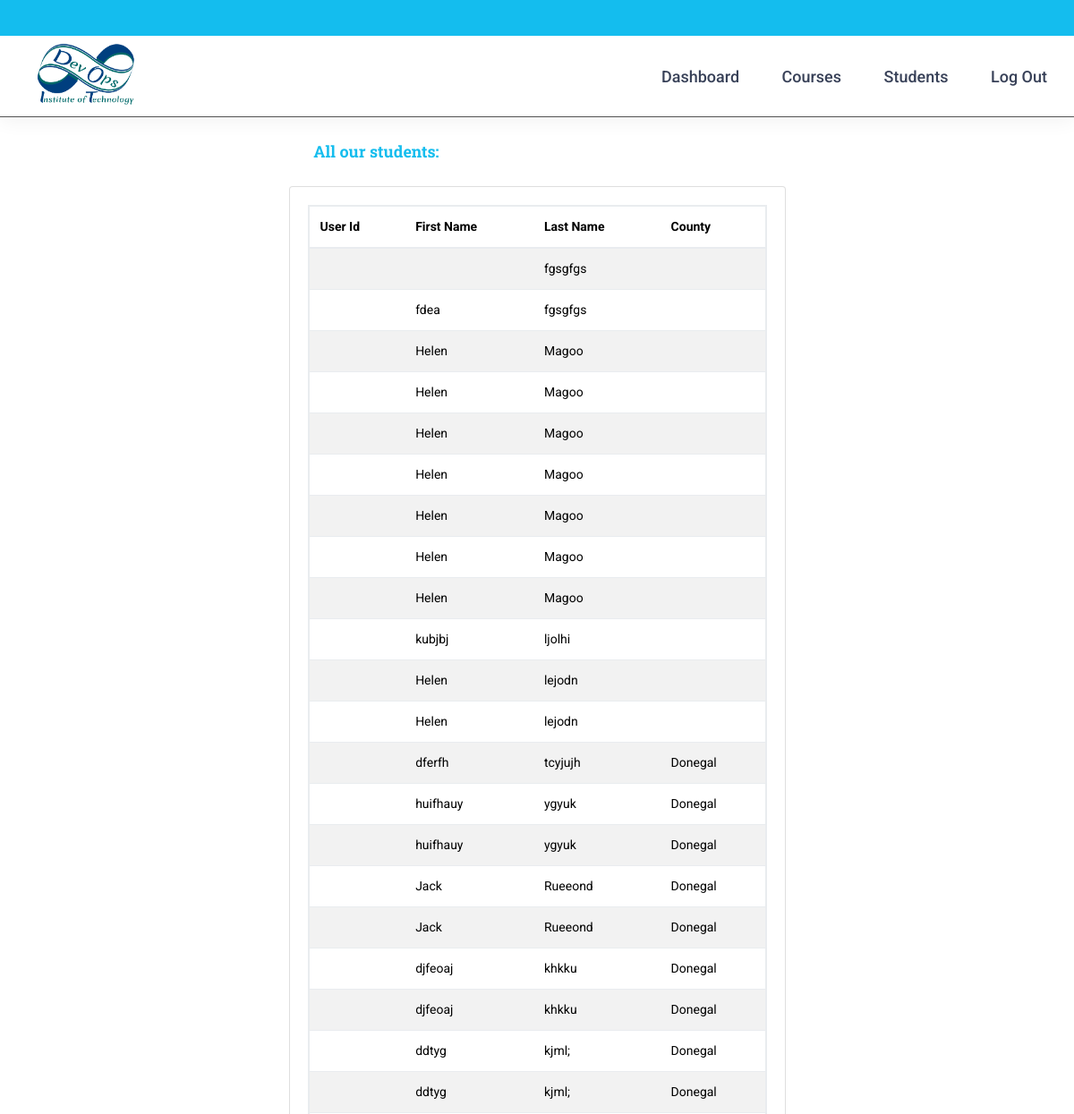
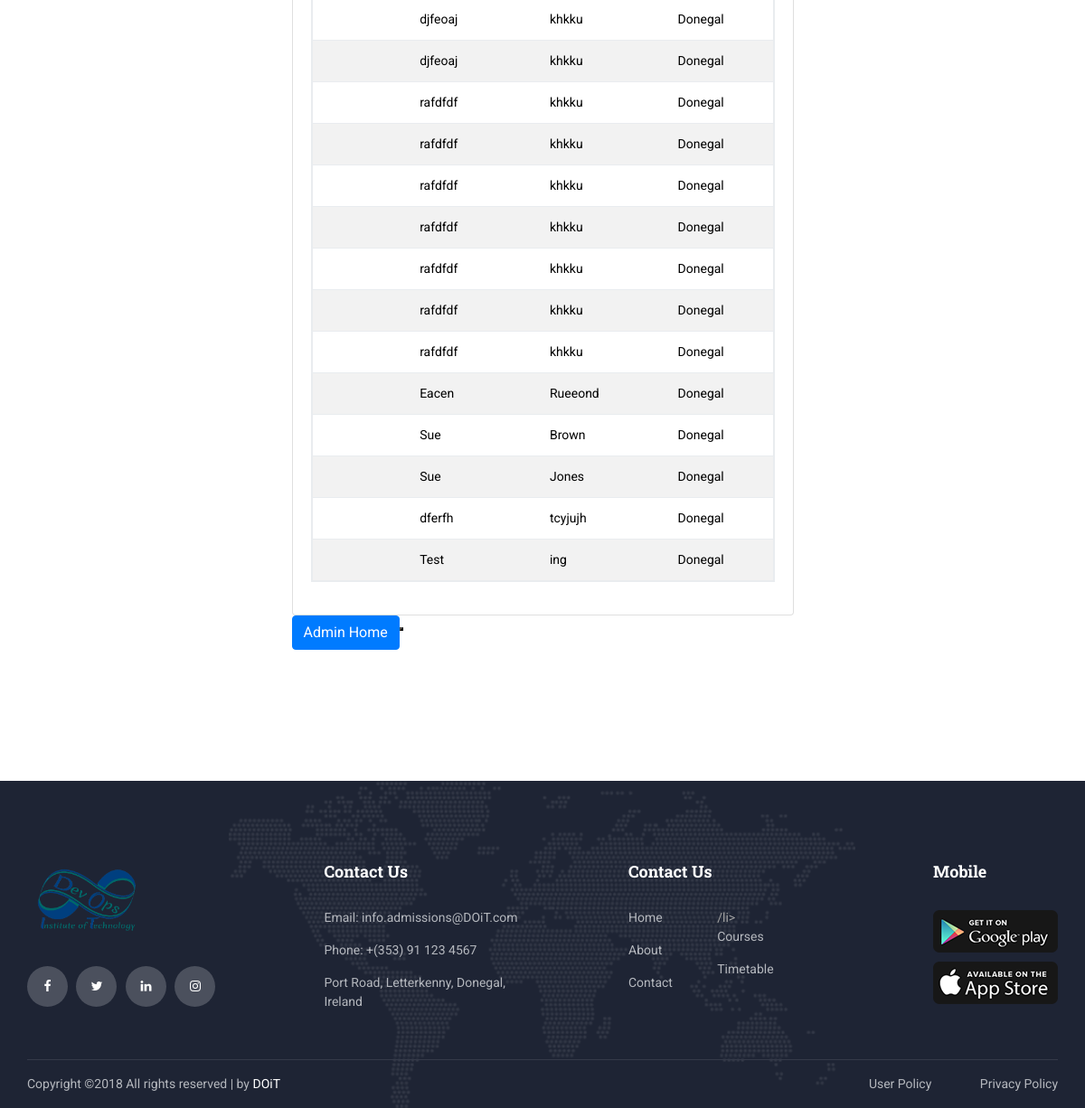
Screenshot of /profiles.php with the database file from the repository (2 pictures, top to bottom).
### tables this page shows
CREATE TABLE `student` (
  `ID` int(2) NOT NULL,
  `Fname` varchar(15) NOT NULL,
  `Lname` varchar(20) NOT NULL,
  `street` varchar(40) NOT NULL,
  `village` varchar(30) NOT NULL,
  `town` varchar(30) NOT NULL,
  `county` varchar(30) NOT NULL,
  `email` varchar(30) NOT NULL,
  `phone` int(15) NOT NULL,
  `dob` date NOT NULL,
  `pic` varchar(15) NOT NULL,
  `userID` varchar(10) NOT NULL
);

### profiles.php (the view)
 <?php include ('admin_header.php'); ?>
<?php
    include_once("config.php");
	echo '<div class="container">
		  <div class="row" style="padding-bottom: 25px">';
    if (isset($_GET['first']))
    {
        $Fname = $_GET['first'];
        $sql = "SELECT * FROM student WHERE Fname='$Fname'";
        $result = $conn->query($sql);
        if ($result->num_rows > 0) {
            if($row = $result->fetch_assoc()) {
				echo '<div class="col-sm-4 col-md-4"></div>
					  <div class="col-sm-4 col-md-4">';
                echo '<h4 style="color:#14bdee;margin: 5%">'.$row["Fname"]."'s Profile</h4>";
                echo '<div class="card">
						<div class="card-body">
							<table class="table table-striped" style="color: black !important;border: 2px solid #e9ecef">';
                echo '<tr><td>UserID:</td><td>'.$row["userID"].'</td></tr>';
                echo '<tr><td>Firstname:</td><td>'.$row["Fname"].'</td></tr>';
                echo '<tr><td>Lastname:</td><td>'.$row["Lname"].'</td></tr>';
                echo '<tr><td>County:</td><td>'.$row["county"].'</td></tr>';
				echo '</table>';
				echo '</div>
				  </div>';
				echo '<button class="btn btn-primary float-left"><a style="color:white" href="admin_index.php">Admin Home</a></button>    <button class="btn btn-primary float-right"><a style="color:white" href="profiles.php">All Profiles</a></button>';
				echo '</div>';
				echo '<div class="col-sm-4 col-md-4"></div>';
            }
        }
        else {
           echo "0 results";
        }
    }
    else {
        $sql = "SELECT * FROM student";
        $result = $conn->query($sql);
        if ($result->num_rows > 0) {
			echo '<div class="col-sm-3 col-md-3"></div>
				  <div class="col-sm-6 col-md-6">';
			echo '<h4 style="color:#14bdee;margin: 5%">All our students:</h4>';
			echo '<div class="card">
					<div class="card-body">
						<table class="table table-striped" style="color: black !important;border: 2px solid #e9ecef">';
			echo '<thead>
				<tr>
				  <th scope="col">User Id</th>
				  <th scope="col">First Name</th>
				  <th scope="col">Last Name</th>
				  <th scope="col">County</th>
				</tr>
			  </thead>';
            echo '<tbody>';
            while($row = $result->fetch_assoc()) {
                echo '<tr>';
                echo '<td>'.$row["userID"].'</td>';
                echo '<td>'.$row["Fname"].'</td>';
                echo '<td>'.$row["Lname"].'</td>';
                echo '<td>'.$row["county"].'</td>';
                echo '</tr>';
            }
            echo '</tbody>';
            echo '</table>';
			echo '</div>
				  </div>';
			echo '<button class="btn btn-primary float-left"><a style="color:white" href="admin_index.php">Admin Home</a><button>';
			echo '</div>';
			echo '<div class="col-sm-3 col-md-3"></div>';
        }
        else {
           echo "0 results";
        }
    }
	echo '</div>
		  </div>';
?>
<?php include ('admin_footer.php'); ?>

### rows the page displays
student: Lname "fgsgfgs"
student: Fname "fdea", Lname "fgsgfgs"
student: Fname "Helen", Lname "Magoo"
student: Fname "Helen", Lname "Magoo"
student: Fname "Helen", Lname "Magoo"
student: Fname "Helen", Lname "Magoo"
student: Fname "Helen", Lname "Magoo"
student: Fname "Helen", Lname "Magoo"
student: Fname "Helen", Lname "Magoo"
student: Fname "kubjbj", Lname "ljolhi"
student: Fname "Helen", Lname "lejodn"
student: Fname "Helen", Lname "lejodn"
student: Fname "dferfh", Lname "tcyjujh", county "Donegal"
student: Fname "huifhauy", Lname "ygyuk", county "Donegal"
student: Fname "huifhauy", Lname "ygyuk", county "Donegal"
student: Fname "Jack", Lname "Rueeond", county "Donegal"
student: Fname "Jack", Lname "Rueeond", county "Donegal"
student: Fname "djfeoaj", Lname "khkku", county "Donegal"
student: Fname "djfeoaj", Lname "khkku", county "Donegal"
student: Fname "ddtyg", Lname "kjml;", county "Donegal"
student: Fname "ddtyg", Lname "kjml;", county "Donegal"
student: Fname "djfeoaj", Lname "khkku", county "Donegal"
student: Fname "djfeoaj", Lname "khkku", county "Donegal"
student: Fname "rafdfdf", Lname "khkku", county "Donegal"
student: Fname "rafdfdf", Lname "khkku", county "Donegal"
student: Fname "rafdfdf", Lname "khkku", county "Donegal"
student: Fname "rafdfdf", Lname "khkku", county "Donegal"
student: Fname "rafdfdf", Lname "khkku", county "Donegal"
student: Fname "rafdfdf", Lname "khkku", county "Donegal"
student: Fname "rafdfdf", Lname "khkku", county "Donegal"
student: Fname "Eacen", Lname "Rueeond", county "Donegal"
student: Fname "Sue", Lname "Brown", county "Donegal"
student: Fname "Sue", Lname "Jones", county "Donegal"
student: Fname "dferfh", Lname "tcyjujh", county "Donegal"
student: Fname "Test", Lname "ing", county "Donegal"
